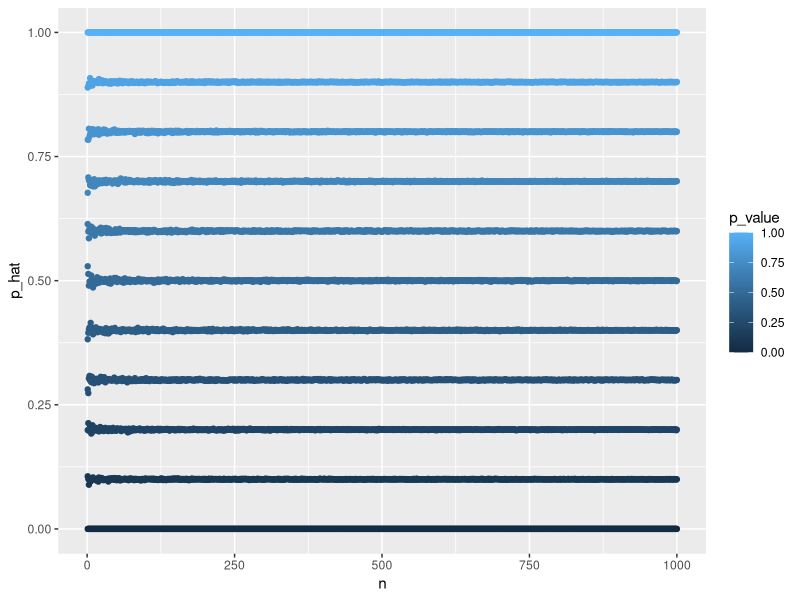
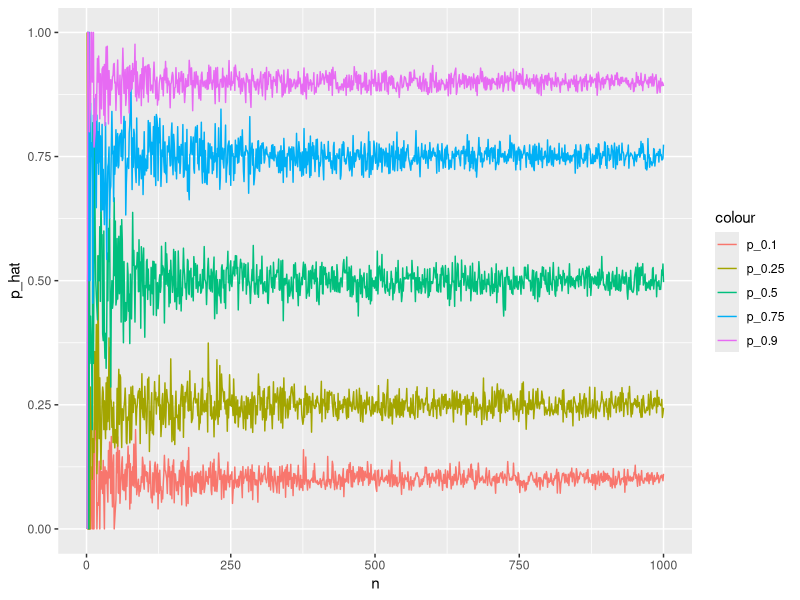
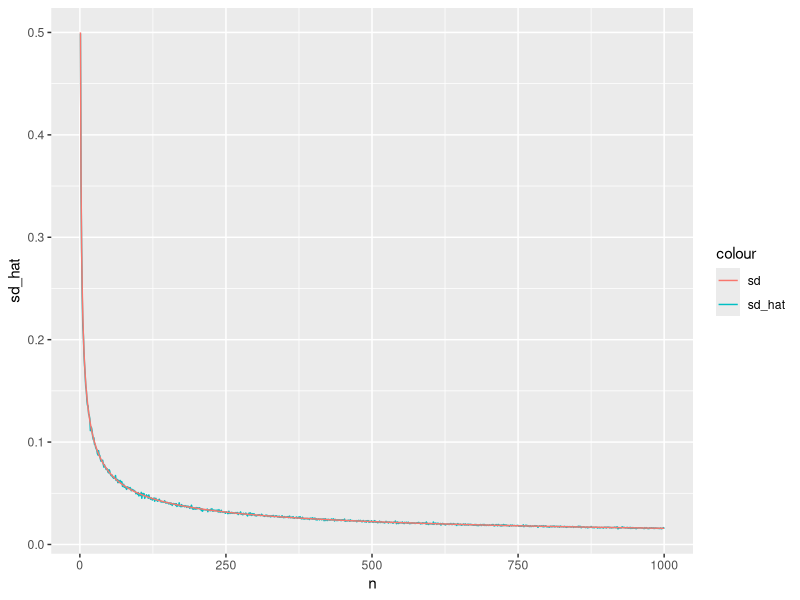

The R script that drew these images, in order:
## ---- chunk 1
knitr::opts_chunk$set(echo = TRUE)
knitr::opts_chunk$set(echo = TRUE, fig.align="center")
gc()
ls()
options(digits=4)
require(tidyverse)
library(xtable)
options(xtable.floating = FALSE)
options(xtable.timestamp = "")
options(xtable.comment = FALSE)
set.seed(47)
## ---- chunk 2
p_hat <- c() #initialize the vector that I will fill in with the partial sums
p_value <- c()
p = c(0:10)/10 # Vector of p values to try over
n = c(1:1000) #Vector of sample size to repeat over
for (k in p) {
  for (i in n) {
    p_i <- mean(rbinom(1000, i, k))/i
    p_hat <- c(p_hat, p_i)
    p_value <- c(p_value, k)
  }
}
P.data <- data.frame(n, p_hat, p_value)
P.data %>% ggplot(aes(n, p_hat, col=p_value)) +
                    geom_point() + ylim(0, 1)
## ---- chunk 3
p_i <- p_0.1 <- p_0.25 <- p_0.5 <- p_0.75 <- p_0.9 <- c() 
n = c(1:1000) #Vector of sample size to repeat over
for (i in n) {
  p_i <- mean(rbinom(1, i, 0.1))/i
  p_0.1 <- c(p_0.1, p_i)
}
for (i in n) {
  p_i <- mean(rbinom(1, i, 0.25))/i
  p_0.25 <- c(p_0.25, p_i)
}
for (i in n) {
  p_i <- mean(rbinom(1, i, 0.5))/i
  p_0.5 <- c(p_0.5, p_i)
}
for (i in n) {
  p_i <- mean(rbinom(1, i, 0.75))/i
  p_0.75 <- c(p_0.75, p_i)
}
for (i in n) {
  p_i <- mean(rbinom(1, i, 0.9))/i
  p_0.9 <- c(p_0.9, p_i)
}

P.data <- data.frame(n, p_0.1 , p_0.25 , p_0.5 , p_0.75 , p_0.9)
P.data %>% ggplot(aes(n)) +
  geom_line(aes(y = p_0.1, colour = "p_0.1")) +
  geom_line(aes(y = p_0.25, colour = "p_0.25")) +
  geom_line(aes(y = p_0.5, colour = "p_0.5")) +
  geom_line(aes(y = p_0.75, colour = "p_0.75")) +
  geom_line(aes(y = p_0.9, colour = "p_0.9")) +
  ylim(0, 1) + ylab('p_hat')
## ---- chunk 4
p=0.5
n=c(1:1000)
sd_hat=c()
sd = c()
for (i in n) {
  x = rbinom(1000,i,p)
  sd_hat=c(sd_hat,sd(x)/i)
  sd = c(sd, p/sqrt(n))
}
P.data <- data.frame(n, sd_hat, sd)
P.data %>% 
  ggplot(aes(x=n)) +  
  geom_line(aes(y=sd_hat, colour = 'sd_hat')) + 
  geom_line(aes(y=sd, colour = 'sd'))
## ---- chunk 5
#Initialise vectors for table output
Observations <- p_value <- Bayesian <- MLE <- c()
#First p-value
for (p in c(1:10)/10){
  n <- 10
  p_hatb <- p_hat <- c()
  for (i in c(1:10000)){
    x_i <- rbinom(n, 1, p)
    p_hatb <- c((sum(x_i)+10)/(n+20), p_hatb) 
    p_hat <- c(mean(x_i), p_hat)
  }
  Observations <- c(n, Observations)
  p_value <- c(p, p_value)
  Bayesian <- c(mean((p_hatb - p)^2), Bayesian)
  MLE <- c(mean((p_hat - p)^2), MLE)
  #second n value
  n <- 100
  p_hatb <- p_hat <- c()
  for (i in c(1:10000)){
    x_i <- rbinom(n, 1, p)
    p_hatb <- c((sum(x_i)+10)/(n+20), p_hatb) 
    p_hat <- c(mean(x_i), p_hat)
  }
  Observations <- c(n, Observations)
  p_value <- c(p, p_value)
  Bayesian <- c(mean((p_hatb - p)^2), Bayesian)
  MLE <- c(mean((p_hat - p)^2), MLE)
}
P.data <- data.frame(p_value, Observations, Bayesian, MLE)
tab <- xtable(P.data)
print(tab, type="latex")
